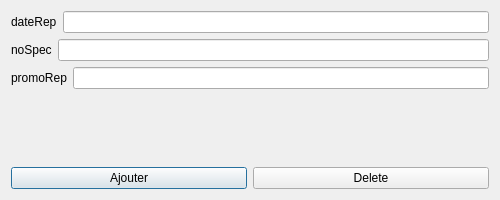
<?xml version="1.0" encoding="UTF-8"?>
<ui version="4.0">
 <class>fct_comp_2</class>
 <widget class="QDialog" name="fct_comp_2">
  <property name="geometry">
   <rect>
    <x>0</x>
    <y>0</y>
    <width>500</width>
    <height>200</height>
   </rect>
  </property>
  <property name="windowTitle">
   <string>Gerer les representation</string>
  </property>
  <layout class="QVBoxLayout" name="verticalLayout">
   <item>
    <layout class="QHBoxLayout" name="horizontalLayout">
     <item>
      <widget class="QLabel" name="label">
       <property name="text">
        <string>dateRep</string>
       </property>
      </widget>
     </item>
     <item>
      <widget class="QLineEdit" name="L_dateRep"/>
     </item>
    </layout>
   </item>
   <item>
    <layout class="QHBoxLayout" name="horizontalLayout_2">
     <item>
      <widget class="QLabel" name="label_2">
       <property name="text">
        <string>noSpec</string>
       </property>
      </widget>
     </item>
     <item>
      <widget class="QLineEdit" name="L_noSpec"/>
     </item>
    </layout>
   </item>
   <item>
    <layout class="QHBoxLayout" name="horizontalLayout_3">
     <item>
      <widget class="QLabel" name="label_3">
       <property name="text">
        <string>promoRep</string>
       </property>
      </widget>
     </item>
     <item>
      <widget class="QLineEdit" name="L_promoRep"/>
     </item>
    </layout>
   </item>
   <item>
    <widget class="QLabel" name="text">
     <property name="text">
      <string/>
     </property>
     <property name="alignment">
      <set>Qt::AlignCenter</set>
     </property>
    </widget>
   </item>
   <item>
    <layout class="QHBoxLayout" name="horizontalLayout_4">
     <item>
      <widget class="QPushButton" name="pushButton">
       <property name="text">
        <string>Ajouter</string>
       </property>
      </widget>
     </item>
     <item>
      <widget class="QPushButton" name="delete_2">
       <property name="text">
        <string>Delete</string>
       </property>
      </widget>
     </item>
    </layout>
   </item>
  </layout>
 </widget>
 <resources/>
 <connections>
  <connection>
   <sender>pushButton</sender>
   <signal>clicked()</signal>
   <receiver>fct_comp_2</receiver>
   <slot>ajouter()</slot>
   <hints>
    <hint type="sourcelabel">
     <x>246</x>
     <y>185</y>
    </hint>
    <hint type="destinationlabel">
     <x>549</x>
     <y>356</y>
    </hint>
   </hints>
  </connection>
  <connection>
   <sender>delete_2</sender>
   <signal>clicked()</signal>
   <receiver>fct_comp_2</receiver>
   <slot>delete()</slot>
   <hints>
    <hint type="sourcelabel">
     <x>358</x>
     <y>171</y>
    </hint>
    <hint type="destinationlabel">
     <x>387</x>
     <y>153</y>
    </hint>
   </hints>
  </connection>
 </connections>
 <slots>
  <slot>refreshResult()</slot>
  <slot>ajouter()</slot>
  <slot>delete()</slot>
 </slots>
</ui>
